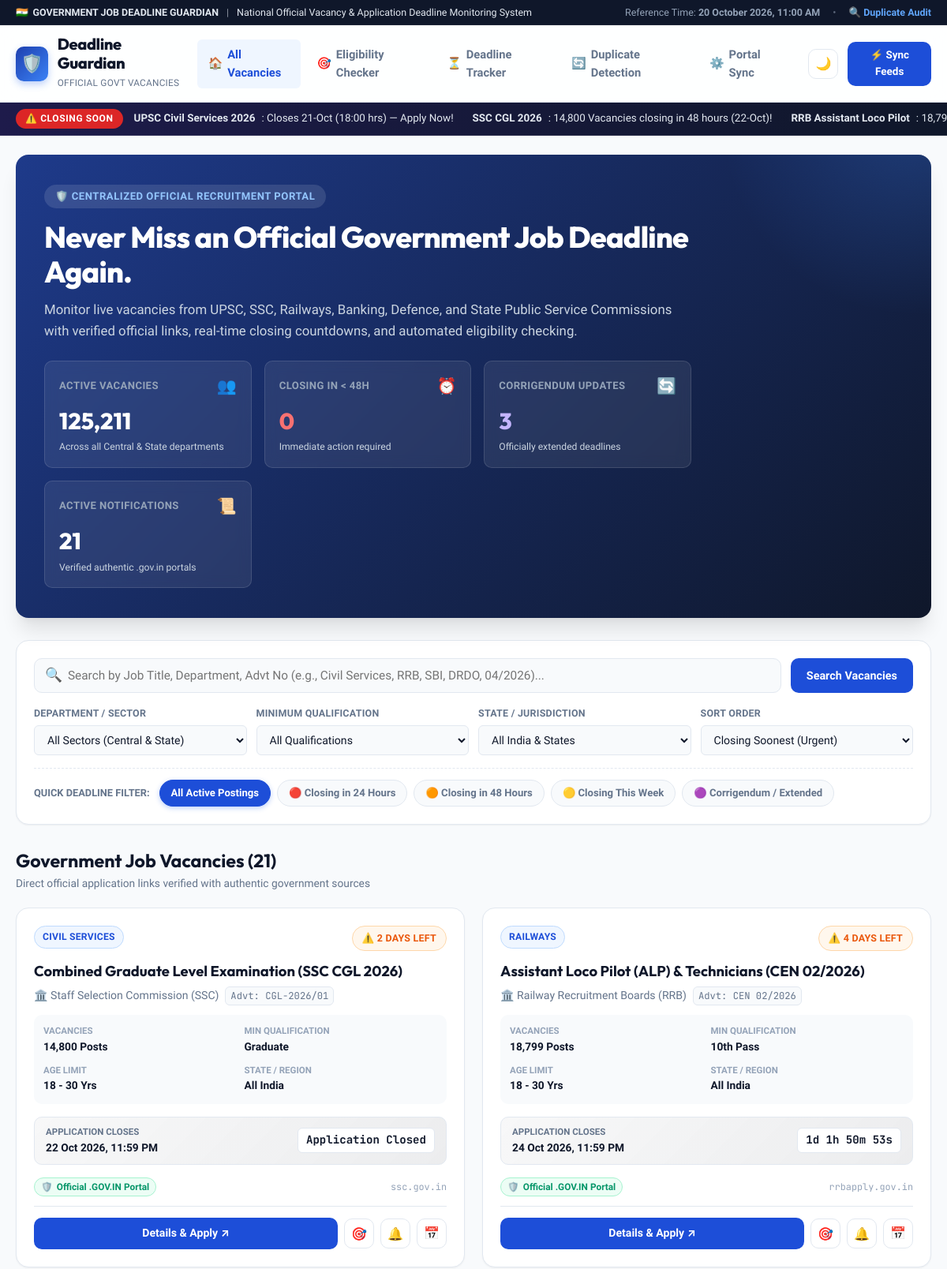
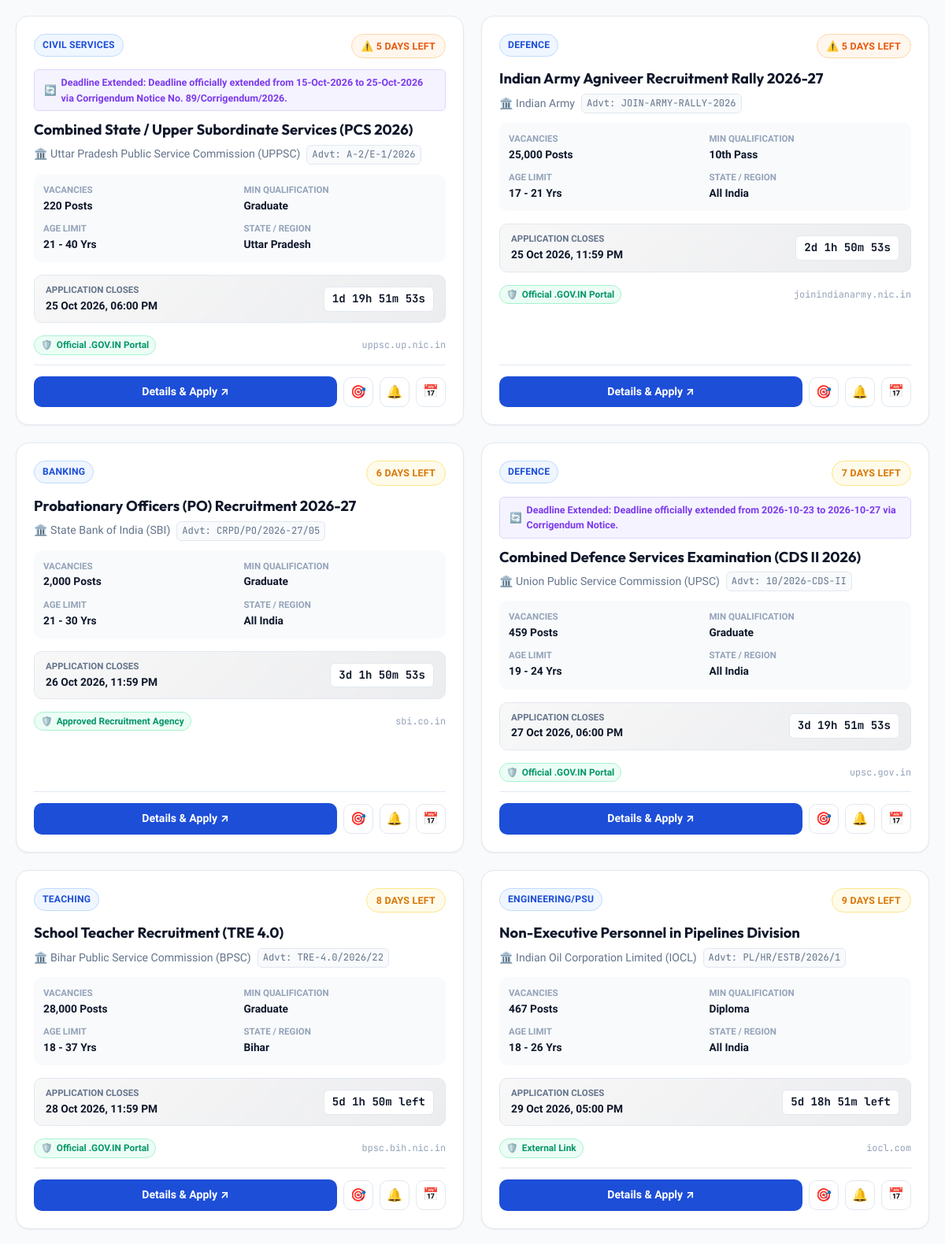
The page / (upper part) on the database its author committed (2 pictures, top to bottom).
### tables this page shows
CREATE TABLE jobs (
        id INTEGER PRIMARY KEY AUTOINCREMENT,
        hash_fingerprint TEXT UNIQUE NOT NULL,
        title TEXT NOT NULL,
        organization TEXT NOT NULL,
        advt_no TEXT NOT NULL,
        category TEXT NOT NULL,
        state TEXT NOT NULL,
        vacancies INTEGER NOT NULL DEFAULT 1,
        salary_pay TEXT,
        min_age INTEGER NOT NULL DEFAULT 18,
        max_age INTEGER NOT NULL DEFAULT 35,
        min_qualification TEXT NOT NULL,
        qualification_details TEXT,
        stream_specialization TEXT DEFAULT 'Any',
        age_relaxation_json TEXT,
        application_start TEXT,
        deadline TEXT NOT NULL,
        original_deadline TEXT,
        is_extended INTEGER DEFAULT 0,
        corrigendum_note TEXT,
        application_fee TEXT,
        official_notification_url TEXT NOT NULL,
        official_apply_url TEXT NOT NULL,
        source_portal TEXT NOT NULL,
        is_verified INTEGER DEFAULT 1,
        created_at TEXT NOT NULL,
        updated_at TEXT NOT NULL
    );

### app.py (the view)
@app.route('/')
def index():
    conn = get_db_connection()
    cursor = conn.cursor()
    query = request.args.get('q', '').strip()
    category = request.args.get('category', '').strip()
    state = request.args.get('state', '').strip()
    qualification = request.args.get('qualification', '').strip()
    urgency_filter = request.args.get('urgency', '').strip()
    sort_by = request.args.get('sort', 'urgency').strip()
    sql = "SELECT * FROM jobs WHERE 1=1"
    params = []
    if query:
        sql += " AND (title LIKE ? OR organization LIKE ? OR advt_no LIKE ? OR qualification_details LIKE ?)"
        wildcard = f"%{query}%"
        params.extend([wildcard, wildcard, wildcard, wildcard])
    if category:
        sql += " AND category = ?"
        params.append(category)
    if state:
        sql += " AND (state = ? OR state = 'All India')"
        params.append(state)
    if qualification:
        sql += " AND min_qualification = ?"
        params.append(qualification)
    cursor.execute(sql, params)
    raw_jobs = cursor.fetchall()
    jobs = [enrich_job_with_deadline_meta(j) for j in raw_jobs]
    if urgency_filter == '24h':
        jobs = [j for j in jobs if not j['is_closed'] and j['time_remaining_seconds'] <= 86400]
    elif urgency_filter == '48h':
        jobs = [j for j in jobs if not j['is_closed'] and j['time_remaining_seconds'] <= 86400 * 2]
    elif urgency_filter == '7d':
        jobs = [j for j in jobs if not j['is_closed'] and j['time_remaining_seconds'] <= 86400 * 7]
    elif urgency_filter == 'active':
        jobs = [j for j in jobs if not j['is_closed']]
    elif urgency_filter == 'extended':
        jobs = [j for j in jobs if j.get('is_extended') == 1]
    if sort_by == 'urgency':
        jobs.sort(key=lambda x: (x['is_closed'], x['time_remaining_seconds']))
    elif sort_by == 'newest':
        jobs.sort(key=lambda x: x['created_at'], reverse=True)
    elif sort_by == 'vacancies':
        jobs.sort(key=lambda x: x['vacancies'], reverse=True)
    cursor.execute("SELECT COUNT(*) as total_jobs, SUM(vacancies) as total_vacancies FROM jobs")
    stats_row = cursor.fetchone()
    total_jobs = stats_row['total_jobs'] or 0
    total_vacancies = stats_row['total_vacancies'] or 0
    critical_count = sum(1 for j in jobs if j['urgency'] == 'CRITICAL')
    extended_count = sum(1 for j in jobs if j.get('is_extended') == 1)
    cursor.execute("SELECT DISTINCT category FROM jobs ORDER BY category ASC")
    categories = [r['category'] for r in cursor.fetchall()]
    cursor.execute("SELECT DISTINCT min_qualification FROM jobs ORDER BY min_qualification ASC")
    qualifications = [r['min_qualification'] for r in cursor.fetchall()]
    cursor.execute("SELECT DISTINCT state FROM jobs ORDER BY state ASC")
    states = [r['state'] for r in cursor.fetchall()]
    conn.close()
    return render_template(
        'index.html',
        jobs=jobs,
        total_jobs=total_jobs,
        total_vacancies=total_vacancies,
        critical_count=critical_count,
        extended_count=extended_count,
        categories=categories,
        qualifications=qualifications,
        states=states,
        current_query=query,
        current_category=category,
        current_state=state,
        current_qualification=qualification,
        current_urgency=urgency_filter,
        current_sort=sort_by
    )

### app.py (called while the page is built)
def get_current_system_time():
    return datetime(2026, 10, 20, 11, 0, 0)

def parse_deadline(deadline_str):
    try:
        return datetime.strptime(deadline_str, "%Y-%m-%d %H:%M:%S")
    except Exception:
        try:
            return datetime.strptime(deadline_str[:10], "%Y-%m-%d")
        except Exception:
            return datetime.now() + timedelta(days=7)

@app.context_processor
def inject_global_data():
    now = get_current_system_time()
    return {
        "current_time_str": now.strftime("%d %B %Y, %I:%M %p"),
        "current_year": 2026
    }

### database.py (called while the page is built, shortened)
def get_db_path():
    return ORIGINAL_DB_PATH

def get_db_connection():
    conn = sqlite3.connect(get_db_path())
    conn.row_factory = sqlite3.Row
    return conn

### templates/index.html (shortened to what this page needs)
{% extends "base.html" %}
{% block content %}
<section class="hero-section" id="hero-banner">
  <div class="hero-content">
    <div class="hero-tagline">
      <span>🛡️ Centralized Official Recruitment Portal</span>
    </div>
    <h2 class="hero-title">
      Never Miss an Official Government Job Deadline Again.
    </h2>
    <p class="hero-desc">
      Monitor live vacancies from UPSC, SSC, Railways, Banking, Defence, and State Public Service Commissions with verified official links, real-time closing countdowns, and automated eligibility checking.
    </p>
    <div class="stats-grid">
      <div class="stat-card">
        <div class="stat-header">
          <span class="stat-label">Active Vacancies</span>
          <span class="stat-icon">👥</span>
        </div>
        <div class="stat-value">{{ "{:,}".format(total_vacancies) }}</div>
        <div class="stat-meta">Across all Central & State departments</div>
      </div>
      <div class="stat-card">
        <div class="stat-header">
          <span class="stat-label">Closing in &lt; 48h</span>
          <span class="stat-icon" style="color: #ef4444;">⏰</span>
        </div>
        <div class="stat-value" style="color: #f87171;">{{ critical_count }}</div>
        <div class="stat-meta">Immediate action required</div>
      </div>
      <div class="stat-card">
        <div class="stat-header">
          <span class="stat-label">Corrigendum Updates</span>
          <span class="stat-icon" style="color: #a78bfa;">🔄</span>
        </div>
        <div class="stat-value" style="color: #c4b5fd;">{{ extended_count }}</div>
        <div class="stat-meta">Officially extended deadlines</div>
      </div>
      <div class="stat-card">
        <div class="stat-header">
          <span class="stat-label">Active Notifications</span>
          <span class="stat-icon">📜</span>
        </div>
        <div class="stat-value">{{ total_jobs }}</div>
        <div class="stat-meta">Verified authentic .gov.in portals</div>
      </div>
    </div>
  </div>
</section>
<section class="search-filter-card" id="search-filter-section">
  <form method="GET" action="{{ url_for('index') }}" id="search-filter-form">
    <div class="search-box-row">
      <div class="search-input-wrap">
        <span class="search-icon-inside">🔍</span>
        <input
          type="text"
          name="q"
          id="search-input-field"
          value="{{ current_query }}"
          placeholder="Search by Job Title, Department, Advt No (e.g., Civil Services, RRB, SBI, DRDO, 04/2026)..."
          class="search-input"
        >
      </div>
      <button type="submit" class="btn-filter-action" id="btn-search-submit">
        Search Vacancies
      </button>
    </div>
    <div class="filter-selects-row">
      <div class="filter-group">
        <label for="filter-category">Department / Sector</label>
        <select name="category" id="filter-category" class="filter-select" onchange="this.form.submit()">
          <option value="">All Sectors (Central & State)</option>
        </select>
      </div>
      <div class="filter-group">
        <label for="filter-qualification">Minimum Qualification</label>
        <select name="qualification" id="filter-qualification" class="filter-select" onchange="this.form.submit()">
          <option value="">All Qualifications</option>
        </select>
      </div>
      <div class="filter-group">
        <label for="filter-state">State / Jurisdiction</label>
        <select name="state" id="filter-state" class="filter-select" onchange="this.form.submit()">
          <option value="">All India & States</option>
        </select>
      </div>
      <div class="filter-group">
        <label for="filter-sort">Sort Order</label>
        <select name="sort" id="filter-sort" class="filter-select" onchange="this.form.submit()">
          <option value="urgency" {% if current_sort == 'urgency' %}selected{% endif %}>Closing Soonest (Urgent)</option>
        </select>
      </div>
    </div>
    <div class="urgency-chips-row">
      <span class="chip-label">Quick Deadline Filter:</span>
      <a href="{{ url_for('index', q=current_query, category=current_category, state=current_state, qualification=current_qualification, sort=current_sort) }}"
         class="urgency-chip {% if not current_urgency %}active{% endif %}">
        All Active Postings
      </a>
      <a href="{{ url_for('index', urgency='24h', q=current_query, category=current_category, state=current_state, qualification=current_qualification, sort=current_sort) }}"
         class="urgency-chip {% if current_urgency == '24h' %}active-critical{% endif %}">
        🔴 Closing in 24 Hours
      </a>
      <a href="{{ url_for('index', urgency='48h', q=current_query, category=current_category, state=current_state, qualification=current_qualification, sort=current_sort) }}"
         class="urgency-chip {% if current_urgency == '48h' %}active{% endif %}">
        🟠 Closing in 48 Hours
      </a>
      <a href="{{ url_for('index', urgency='7d', q=current_query, category=current_category, state=current_state, qualification=current_qualification, sort=current_sort) }}"
         class="urgency-chip {% if current_urgency == '7d' %}active{% endif %}">
        🟡 Closing This Week
      </a>
      <a href="{{ url_for('index', urgency='extended', q=current_query, category=current_category, state=current_state, qualification=current_qualification, sort=current_sort) }}"
         class="urgency-chip {% if current_urgency == 'extended' %}active{% endif %}">
        🟣 Corrigendum / Extended
      </a>
    </div>
  </form>
</section>
<div class="listings-header">
  <div class="listings-title">
    <h2>Government Job Vacancies ({{ jobs|length }})</h2>
    <p>Direct official application links verified with authentic government sources</p>
  </div>
</div>
<div class="jobs-grid" id="jobs-container">
  {% if jobs %}
    {% for job in jobs %}
      <article class="job-card" id="job-card-{{ job.id }}">
        <div class="job-card-top">
          <span class="dept-pill">{{ job.category }}</span>
          <span class="urgency-badge {{ job.urgency_class }}">
            {% if job.urgency == 'CRITICAL' %}🔥{% elif job.urgency == 'URGENT' %}⚠️{% elif job.urgency == 'OPEN' %}🟢{% endif %}
            {{ job.urgency_label }}
          </span>
        </div>
        {% if job.is_extended == 1 %}
          <div class="corrigendum-ribbon" title="{{ job.corrigendum_note }}">
            <span>🔄</span>
            <span><strong>Deadline Extended:</strong> {{ job.corrigendum_note }}</span>
          </div>
        {% endif %}
        <a href="{{ url_for('job_detail', job_id=job.id) }}" class="job-title-link">
          {{ job.title }}
        </a>
        <div class="job-org-meta">
          <span>🏛️ {{ job.organization }}</span>
          <span class="advt-tag">Advt: {{ job.advt_no }}</span>
        </div>
        <div class="job-specs-grid">
          <div class="spec-item">
            <span class="spec-title">Vacancies</span>
            <span class="spec-value">{{ "{:,}".format(job.vacancies) }} Posts</span>
          </div>
          <div class="spec-item">
            <span class="spec-title">Min Qualification</span>
            <span class="spec-value">{{ job.min_qualification }}</span>
          </div>
          <div class="spec-item">
            <span class="spec-title">Age Limit</span>
            <span class="spec-value">{{ job.min_age }} - {{ job.max_age }} Yrs</span>
          </div>
          <div class="spec-item">
            <span class="spec-title">State / Region</span>
            <span class="spec-value">{{ job.state }}</span>
          </div>
        </div>
        <div class="deadline-countdown-box">
          <div class="deadline-text-group">
            <span class="deadline-label">Application Closes</span>
            <span class="deadline-date-val">{{ job.deadline_formatted }}</span>
          </div>
          <div class="timer-digits-box {% if job.urgency == 'CRITICAL' %}timer-critical{% else %}timer-normal{% endif %}"
               data-deadline="{{ job.deadline }}">
          </div>
        </div>
        <div style="margin-bottom: 12px; display: flex; align-items: center; justify-content: space-between;">
          <span class="verification-seal">
            <span>🛡️</span> {{ job.verification_info.badge }}
          </span>
          <span style="font-size: 0.74rem; color: var(--text-light); font-family: var(--font-mono);">
            {{ job.source_portal }}
          </span>
        </div>
        <div class="card-actions-row">
          <a href="{{ url_for('job_detail', job_id=job.id) }}" class="btn-primary-apply" id="btn-details-{{ job.id }}">
            Details & Apply ↗
          </a>
          <button
            type="button"
            class="btn-icon-only"
            title="Check Your Eligibility"
            data-check-eligibility
            data-job-id="{{ job.id }}"
            data-job-title="{{ job.title }}"
            data-min-age="{{ job.min_age }}"
            data-max-age="{{ job.max_age }}"
            data-min-qual="{{ job.min_qualification }}"
            id="btn-eligibility-{{ job.id }}"
          >
            🎯
          </button>
          <button
            type="button"
            class="btn-icon-only"
            title="Set Deadline Email Reminder"
            data-open-reminder
            data-job-id="{{ job.id }}"
            data-job-title="{{ job.title }}"
            data-job-deadline="{{ job.deadline }}"
            id="btn-reminder-{{ job.id }}"
          >
            🔔
          </button>
          <a
            href="{{ url_for('download_calendar', job_id=job.id) }}"
            class="btn-icon-only"
            title="Download Calendar Reminder (.ics)"
            id="btn-calendar-{{ job.id }}"
          >
            📅
          </a>
        </div>
      </article>
    {% endfor %}
  {% endif %}
</div>
{% endblock %}

### rows shown on the page
jobs: category "CIVIL SERVICES", urgency_label "2 DAYS LEFT", title "Combined Graduate Level Examination (SSC CGL 2026)", organization "Staff Selection Commission (SSC)", advt_no "CGL-2026/01", vacancies "14,800", min_qualification "Graduate", min_age "18", max_age "30", state "All India", deadline_formatted "22 Oct 2026, 11:59 PM", verification_info.badge "Official .GOV.IN Portal", source_portal "ssc.gov.in"
jobs: category "RAILWAYS", urgency_label "4 DAYS LEFT", title "Assistant Loco Pilot (ALP) & Technicians (CEN 02/2026)", organization "Railway Recruitment Boards (RRB)", advt_no "CEN 02/2026", vacancies "18,799", min_qualification "10th Pass", min_age "18", max_age "30", state "All India", deadline_formatted "24 Oct 2026, 11:59 PM", verification_info.badge "Official .GOV.IN Portal", source_portal "rrbapply.gov.in"
jobs: category "CIVIL SERVICES", urgency_label "5 DAYS LEFT", corrigendum_note "Deadline officially extended from 15-Oct-2026 to 25-Oct-2026 via Corrigendum Notice No. 89/Corrigendum/2026.", title "Combined State / Upper Subordinate Services (PCS 2026)", organization "Uttar Pradesh Public Service Commission (UPPSC)", advt_no "A-2/E-1/2026", vacancies "220", min_qualification "Graduate", min_age "21", max_age "40", state "Uttar Pradesh", deadline_formatted "25 Oct 2026, 06:00 PM", verification_info.badge "Official .GOV.IN Portal", source_portal "uppsc.up.nic.in"
jobs: category "DEFENCE", urgency_label "5 DAYS LEFT", title "Indian Army Agniveer Recruitment Rally 2026-27", organization "Indian Army", advt_no "JOIN-ARMY-RALLY-2026", vacancies "25,000", min_qualification "10th Pass", min_age "17", max_age "21", state "All India", deadline_formatted "25 Oct 2026, 11:59 PM", verification_info.badge "Official .GOV.IN Portal", source_portal "joinindianarmy.nic.in"
jobs: category "BANKING", urgency_label "6 DAYS LEFT", title "Probationary Officers (PO) Recruitment 2026-27", organization "State Bank of India (SBI)", advt_no "CRPD/PO/2026-27/05", vacancies "2,000", min_qualification "Graduate", min_age "21", max_age "30", state "All India", deadline_formatted "26 Oct 2026, 11:59 PM", verification_info.badge "Approved Recruitment Agency", source_portal "sbi.co.in"
jobs: category "DEFENCE", urgency_label "7 DAYS LEFT", corrigendum_note "Deadline officially extended from 2026-10-23 to 2026-10-27 via Corrigendum Notice.", title "Combined Defence Services Examination (CDS II 2026)", organization "Union Public Service Commission (UPSC)", advt_no "10/2026-CDS-II", vacancies "459", min_qualification "Graduate", min_age "19", max_age "24", state "All India", deadline_formatted "27 Oct 2026, 06:00 PM", verification_info.badge "Official .GOV.IN Portal", source_portal "upsc.gov.in"
jobs: category "TEACHING", urgency_label "8 DAYS LEFT", title "School Teacher Recruitment (TRE 4.0)", organization "Bihar Public Service Commission (BPSC)", advt_no "TRE-4.0/2026/22", vacancies "28,000", min_qualification "Graduate", min_age "18", max_age "37", state "Bihar", deadline_formatted "28 Oct 2026, 11:59 PM", verification_info.badge "Official .GOV.IN Portal", source_portal "bpsc.bih.nic.in"
jobs: category "ENGINEERING/PSU", urgency_label "9 DAYS LEFT", title "Non-Executive Personnel in Pipelines Division", organization "Indian Oil Corporation Limited (IOCL)", advt_no "PL/HR/ESTB/2026/1", vacancies "467", min_qualification "Diploma", min_age "18", max_age "26", state "All India", deadline_formatted "29 Oct 2026, 05:00 PM", verification_info.badge "External Link", source_portal "iocl.com"

### other values the page prints
{{ current_time_str }} "20 October 2026, 11:00 AM"
{{ "{:,}".format(total_vacancies) }} "125,211"
{{ critical_count }} "0"
{{ extended_count }} "3"
{{ total_jobs }} "21"
{{ jobs|length }} "21"
